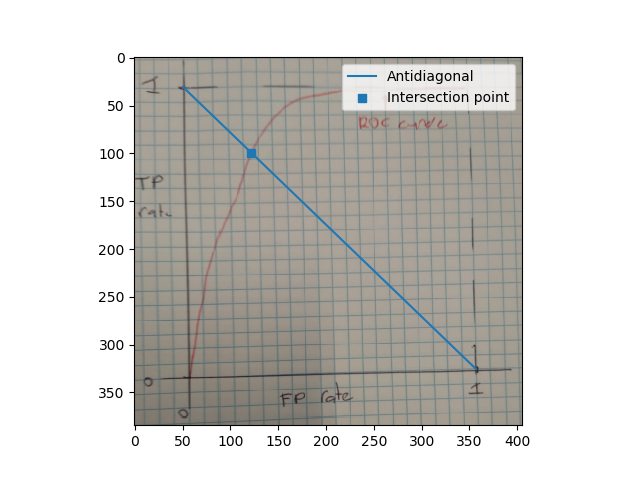
#> input picture HW_3/img/ex2d.png, 640 x 478 px, found by its file name
$ python ex2.py
#> lines starting #> are read from the running program, lines starting #| are printed output that depends on the picture
from matplotlib import image as img
from matplotlib import pyplot as plt
import numpy as np

def plot_identity():
    x = np.linspace(0, 1, 100)
    plt.plot(x, x, 'b')
    plt.xlabel('FP rate')
    plt.ylabel('TP rate')
    plt.title('Random classifier ROC curve')
    plt.draw()
    plt.show()

def plot_equal_error():
    image = img.imread('HW_3/img/ex2d.png')
#> image is the input picture: shape (478, 640, 4) float32; mean R, G, B, A 0.81, 0.805, 0.791, 1
    plt.imshow(image)

    points = [[50.3264, 30.5042], [356.812, 325.483]]
    plt.plot(*zip(*points))
    inter = [[121.456], [99.5418]]
    plt.scatter(*inter, marker='s')
    plt.legend(['Antidiagonal', 'Intersection point'])
    pass
    plt.show()
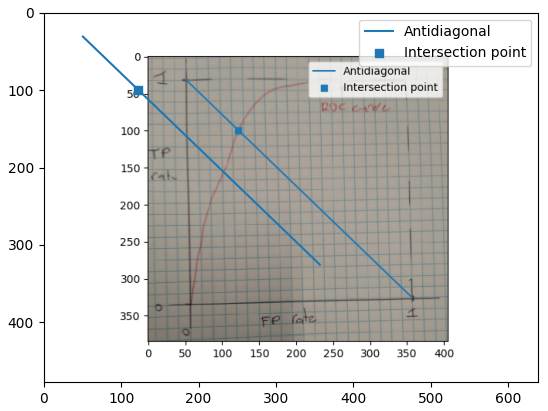
#> figure drawn by matplotlib, 1 panel

    roc_point = [(i[0]-b)/(e-b) for i, (b,e) in zip(inter, list(zip(*points)))]
    roc_point[1] = 1 - roc_point[1]
    print(*roc_point)


def main():
    # plot_identity()
    plot_equal_error()

    pass


if __name__ == '__main__':
    main()

$ run again, with HW_3/img/ex1a_area.png copied over HW_3/img/ex2d.png
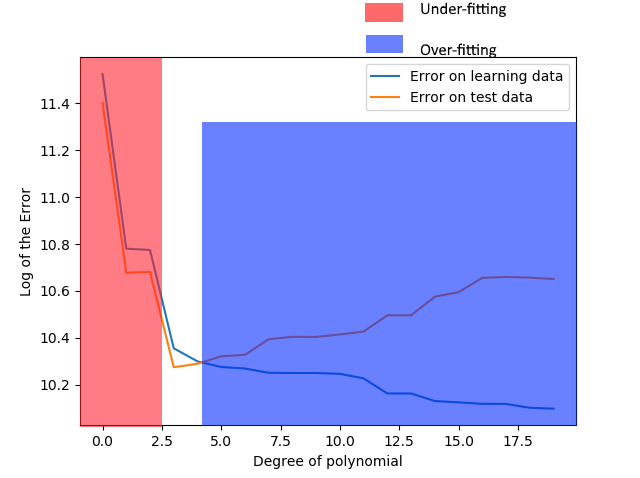
#> input picture HW_3/img/ex1a_area.png, 640 x 478 px, found by its file name
#> in plot_equal_error, image is the input picture: shape (478, 640, 3) float32; mean R, G, B 0.762, 0.744, 0.933
#> in plot_equal_error, `plt.show()`:
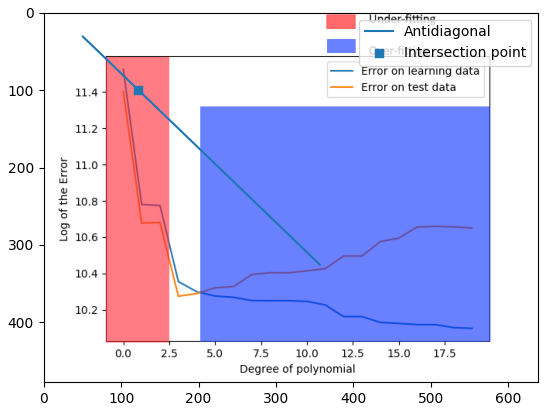
#> figure drawn by matplotlib, 1 panel

$ run again, with HW_3/img/ex1a_curve.png copied over HW_3/img/ex2d.png
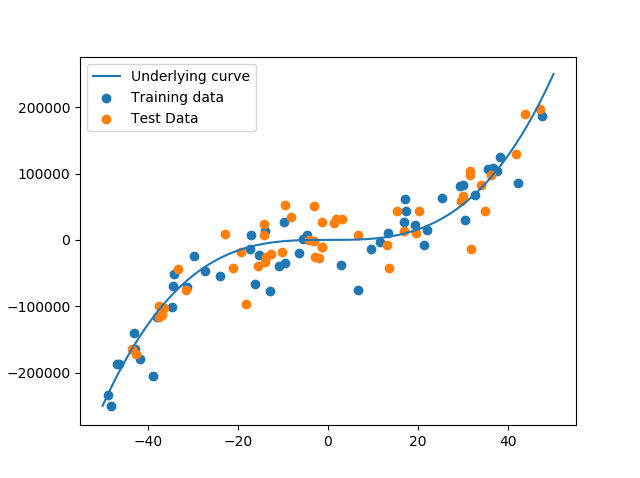
#> input picture HW_3/img/ex1a_curve.png, 640 x 478 px, found by its file name
#> in plot_equal_error, image is the input picture: shape (478, 640, 4) float32; mean R, G, B, A 0.975, 0.974, 0.973, 1
#> in plot_equal_error, `plt.show()`:
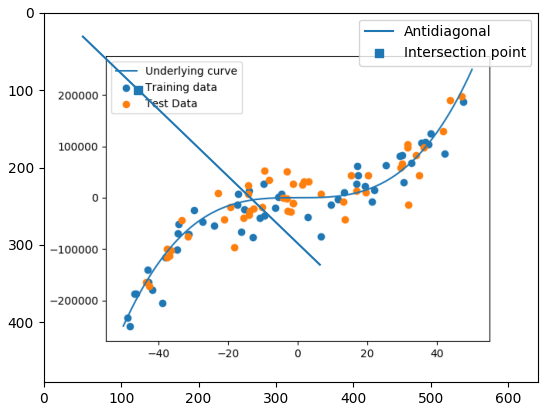
#> figure drawn by matplotlib, 1 panel

$ run again, with HW_3/img/ex1a_error.png copied over HW_3/img/ex2d.png
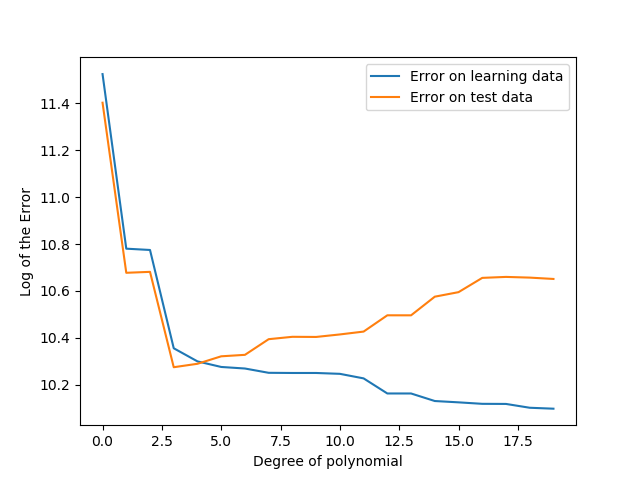
#> input picture HW_3/img/ex1a_error.png, 640 x 478 px, found by its file name
#> in plot_equal_error, image is the input picture: shape (478, 640, 4) float32; mean R, G, B, A 0.98, 0.979, 0.978, 1
#> in plot_equal_error, `plt.show()`:
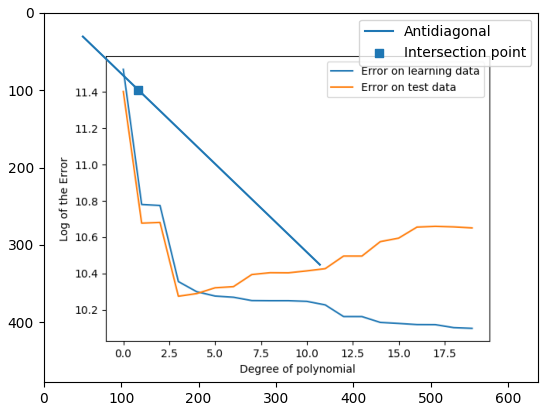
#> figure drawn by matplotlib, 1 panel
